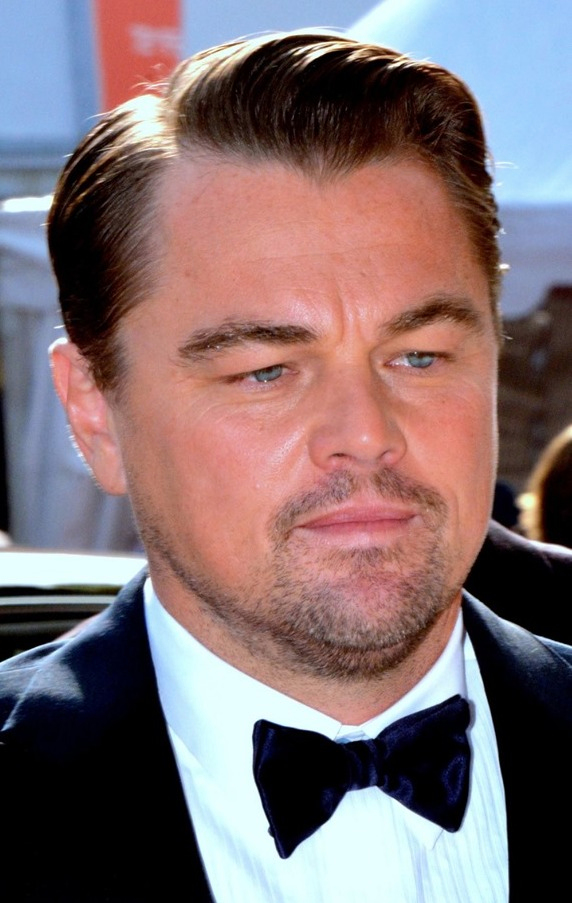
#> input picture TP/src/leo.jpg, 572 x 903 px, found by its file name
$ python rotation.py
#> lines starting #> are read from the running program, lines starting #| are printed output that depends on the picture
from PIL import Image
import matplotlib.pyplot as plt
img = Image.open("C:/Users/47/Desktop/LIM2second_semestre/traitement_iamge/TP/src/leo.jpg")
#> img is the input picture: PIL image 572x903 RGB; mean R, G, B 130, 111, 113.8
img=img.rotate(angle=50,expand=True,fillcolor="green")
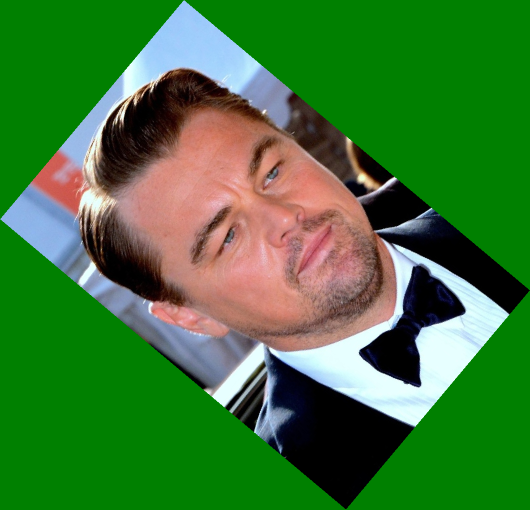
#> img: PIL image 1060x1019 RGB (shown at 1/2 size); mean R, G, B 62.2, 119.9, 54.4
img.show()

$ run again, with TP/src/nature.jpeg copied over TP/src/leo.jpg
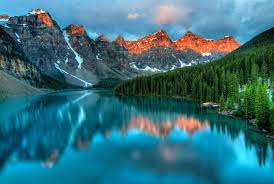
#> input picture TP/src/nature.jpeg, 274 x 184 px, found by its file name
#> img is the input picture: PIL image 274x184 RGB; mean R, G, B 53.4, 111.3, 122.9
#> `img=img.rotate(angle=50,expand=True,fillcolor="green")`:
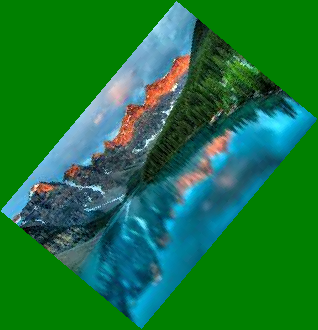
#> img: PIL image 318x330 RGB; mean R, G, B 25.7, 120, 59
